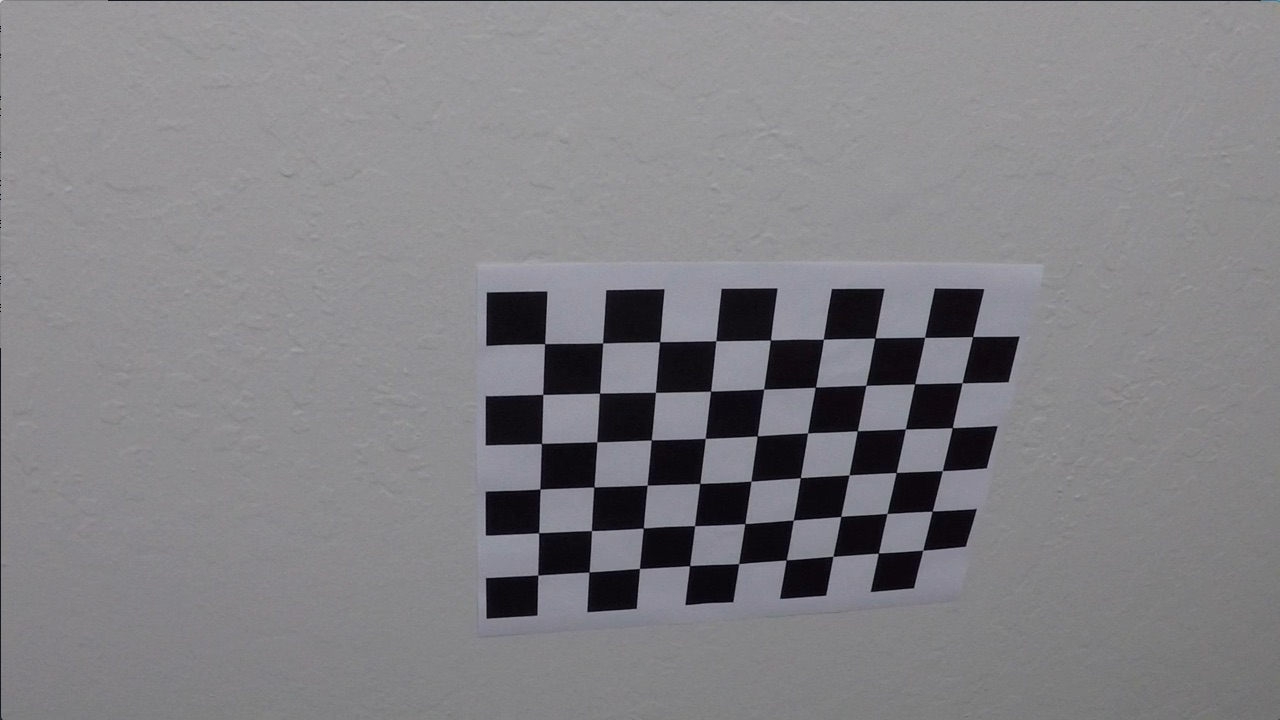
#> input picture camera_cal/calibration10.jpg, 1280 x 720 px; its folder holds only this picture in this run
$ jupyter execute --allow-errors 'Advanced Lane Finding.ipynb'   (shell and % lines are left out)   (older library calls are emulated)
#> lines starting #> are read from the running program, lines starting #| are printed output that depends on the picture; after the words box and inside, x2 and y2 are one past the last pixel; in counts of white or black regions, pixels touching at a corner belong together
## Advanced Lane Finding Project

The goals / steps of this project are the following:

* Compute the camera calibration matrix and distortion coefficients given a set of chessboard images.
* Apply a distortion correction to raw images.
* Use color transforms, gradients, etc., to create a thresholded binary image.
* Apply a perspective transform to rectify binary image ("birds-eye view").
* Detect lane pixels and fit to find the lane boundary.
* Determine the curvature of the lane and vehicle position with respect to center.
* Warp the detected lane boundaries back onto the original image.
* Output visual display of the lane boundaries and numerical estimation of lane curvature and vehicle position.

## Imports

[cell 1]
import numpy as np
import pandas as pd
import cv2
import os
import glob
import matplotlib.pyplot as plt
import pickle

## Camera calibration using chessboard images

[cell 2]
def calibrate():
    """
    This function is used to calibrate camera from images of chessboard
    captured from a camera for which camera matrix and distortion
    coefficients are to be calculated
    """
    # Create object points (0 0 0) ... (8 5 0)
    objp = np.zeros((9*6, 3), np.float32)

    # assign grid points to x and y keeping z as zero
    objp[:, :2] = np.mgrid[0:9, 0:6].T.reshape(-1, 2)

    # Stores all object points & img points from all images
    objpoints = []
    imgpoints = []

    # Get directory for all calibration images
    images = glob.glob('camera_cal/calibration*.jpg')

    for indx, fname in enumerate(images):

        img = cv2.imread(fname)
#> img is the input picture: shape (720, 1280, 3); mean B, G, R 133.1, 129.4, 130.2

        # Converting to grayclae - findChessboardCorners expects graysclae image
        gray = cv2.cvtColor(img, cv2.COLOR_BGR2GRAY)

        # Find inner corners of chess baord
        ret, corners = cv2.findChessboardCorners(gray, (9, 6), None)
#> ret = True; corners = 54 rows, first 8: [545.3, 343.1], [602.7, 342.8], [660.1, 341.3], [715.8, 340.7], [770.6, 340], [823.5, 339.2], [874.3, 338.5], [925.1, 337.4]

        if ret == True:
            objpoints.append(objp)
            imgpoints.append(corners)

    img_size = (img.shape[1], img.shape[0])

    # Calibrate camera
    ret, mtx, dist, rvecs, tvecs = cv2.calibrateCamera(objpoints, imgpoints, img_size, None, None)
#> ret = 0.68; mtx = [[1143.7, 0, 681.7], [0, 1109.2, 367.7], [0, 0, 1]]; dist = [[-0.515, 2.99, -0.00876, 0.00937, 1.41]]; rvecs = ([0.451, -0.252, 0.0361],); tvecs = ([-2.31, -0.422, 19.12],)

    # Save camera matrix and distortion coefficient to pickle file

    calibration_param = {}
    calibration_param['mtx'] = mtx
    calibration_param['dist'] = dist
    pickle.dump( calibration_param, open('camera_cal/calibration_pickle.pickle', 'wb') )

[cell 3]
calibrate()

## Undistorting image using camera matrix and distortion coefficient

[cell 4]
def undistort_img(img, cal_dir = 'camera_cal/calibration_pickle.pickle'):
    """
    'img' is the input image with distortion
    'cal_dir' = path to saved camera matrix and distortion coefficients
    given thses two inputs thia function undistorts the image
    """

    # Read saved file
    with open(cal_dir, mode = 'rb') as f:
        file = pickle.load(f)

    mtx = file['mtx'] # camera matrix
    dist = file['dist'] # Distortion coefficients

    undistorted_img = cv2.undistort(img, mtx, dist, None, mtx)

    return undistorted_img

### Testing undistorion on chessboard and sample road image

[cell 5]
img = cv2.imread('camera_cal/calibration1.jpg')
#> (the rest of this cell did not finish here and is left out)

[cell 6]
img = cv2.imread('test_images/test5.jpg')
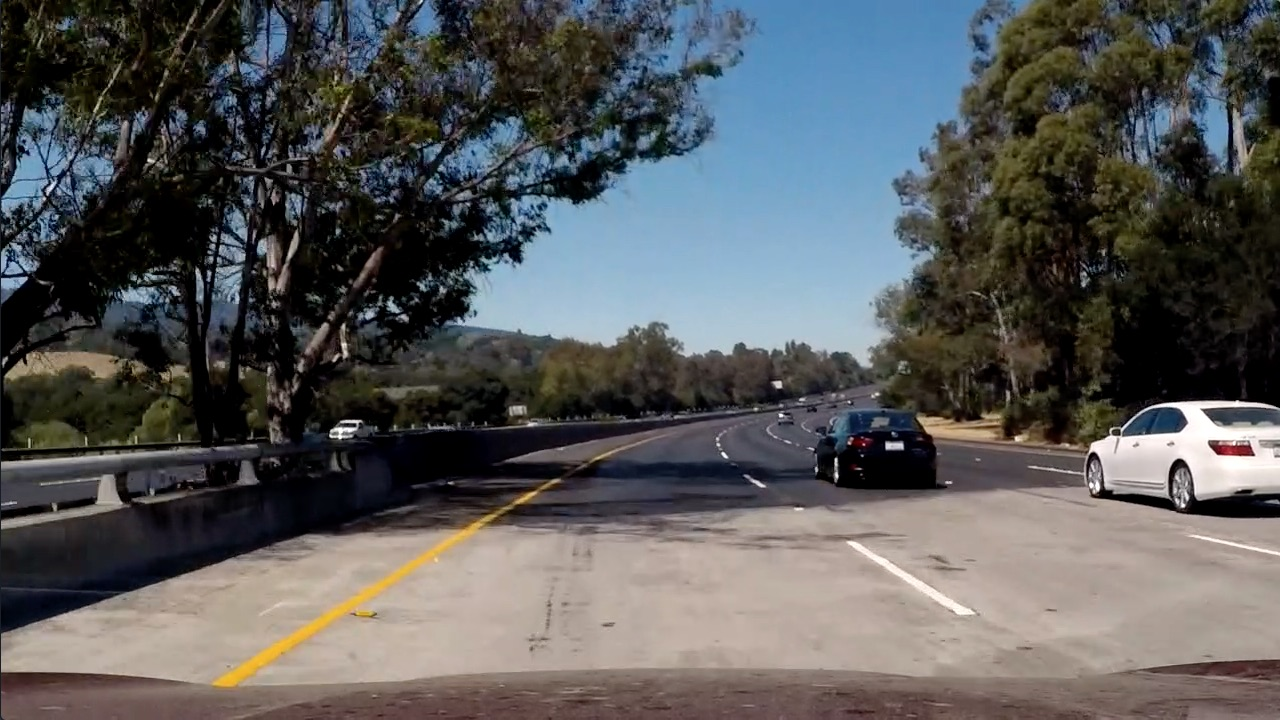
#> input picture test_images/test5.jpg, 1280 x 720 px
#> img is the input picture: shape (720, 1280, 3); mean B, G, R 89.8, 89.3, 88.5

#cv2 read in BGR formate where as matplotlib as RGB
img = cv2.cvtColor(img, cv2.COLOR_BGR2RGB)

undistorted_img = undistort_img(img)

f, (ax1, ax2) = plt.subplots(1, 2, figsize = (20, 10))

ax1.imshow(img)
ax1.set_title('Original image', fontsize = 15)

ax2.imshow(undistorted_img)
ax2.set_title('Undistorted image', fontsize = 15)
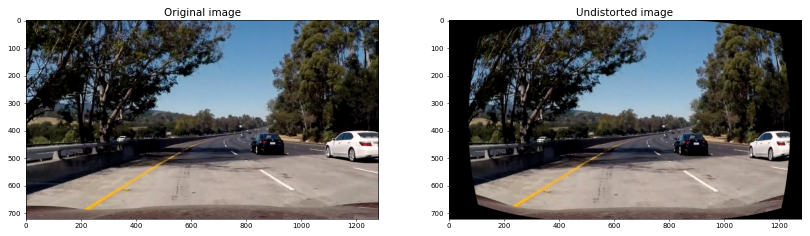
#> figure drawn by matplotlib, 2 panels

## Thresholding - Color thresholding and Gradient thresholding

[cell 7]
def img_threshold(img, s_thresh=(170, 255), sx_thresh=(20, 255)):
    """
    Given input image 'img' this function first undistorts it and then applies thresholding on
    the basis if x gradient values(computed using sobel operator) and saturation channel from HSL color space.
    The uppar and lower threshold are given in the argument.
    """
    # Undistort input image
    undistorted_img = undistort_img(img)

    # Convert to HLS color space and separate the all channels
    hls = cv2.cvtColor(img, cv2.COLOR_RGB2HLS)
#> hls: shape (720, 1280, 3); mean of channels 0, 1, 2 76.7, 89.2, 70.1

    h_channel = hls[:, :, 0] # Hue channel
    l_channel = hls[:, :, 1] # Lightness channel
    s_channel = hls[:, :, 2] # Satuaration channel

    # Using sobel operator in x direction
    sobelx = cv2.Sobel(l_channel, cv2.CV_64F, 1, 0)

    # Sobel gives -ve derivative when transitoin is from light pixels to dark pixels
    # so taking absolute values which just indicates strength of edge
    abs_sobelx = np.absolute(sobelx)

    # For consistency rescaling pixel values by mapping maximum pixel value in image to 255
    scaled_sobel = np.uint8(255*abs_sobelx/np.max(abs_sobelx))

    # Threshold x gradient
    sxbinary = np.zeros_like(scaled_sobel)
    sxbinary[(scaled_sobel >= sx_thresh[0]) & (scaled_sobel <= sx_thresh[1])] = 1

    # Threshold color channel
    s_binary = np.zeros_like(s_channel)
    s_binary[(s_channel >= s_thresh[0]) & (s_channel <= s_thresh[1])] = 1

    # Stack both thresholded images
    color_binary = np.dstack((np.zeros_like(sxbinary), sxbinary, s_binary)) * 255

    combined_binary = np.zeros_like(sxbinary)

    # making all the pixel 1 which are either part of x gradient thresholded image or color channel thresholded image
    combined_binary[(s_binary == 1) | (sxbinary == 1)] = 1

    # [13 lines of commented-out code are left out]

    return combined_binary, undistorted_img

[cell 8]
_, _ = img_threshold(cv2.imread('test_images/test5.jpg'))

## Perspective and Inverse perspective transform

[cell 9]
def perspective_transform(img):

    src = np.float32([[200, 720], [1100, 720], [595, 450], [685, 450]])
    dst = np.float32([[300, 720], [980, 720], [300, 0], [980, 0]])

    img_size = (img.shape[1],img.shape[0])

    # Given src and dst points, calculate the perspective transform matrix
    M = cv2.getPerspectiveTransform(src, dst)

    # Warp the image using OpenCV warpPerspective()
    warped = cv2.warpPerspective(img, M, img_size)

    return warped

def inv_perspective_transform(img):

    dst = np.float32([[200, 720], [1100, 720], [595, 450], [685, 450]])
    src = np.float32([[300, 720], [980, 720], [300, 0], [980, 0]])

    img_size = (img.shape[1],img.shape[0])

    # Given src and dst points, calculate the inverse-perspective transform matrix
    #(which is just perspective transform with src and dst interchanged)
    M = cv2.getPerspectiveTransform(src, dst)

    # Warp the image using OpenCV warpPerspective()
    warped = cv2.warpPerspective(img, M, img_size)

    return warped

def get_hist(img):
    hist = np.sum(img[img.shape[0]//2:,:], axis=0)
    return hist

[cell 10]
img = cv2.imread('test_images/test5.jpg')
img = cv2.cvtColor(img, cv2.COLOR_BGR2RGB)
threshold_img, undistorted_img = img_threshold(img)
#> call 2 of img_threshold, with s_thresh = (170, 255), sx_thresh = (20, 255)
#> in img_threshold (call 2), `h_channel = hls[:, :, 0]`:
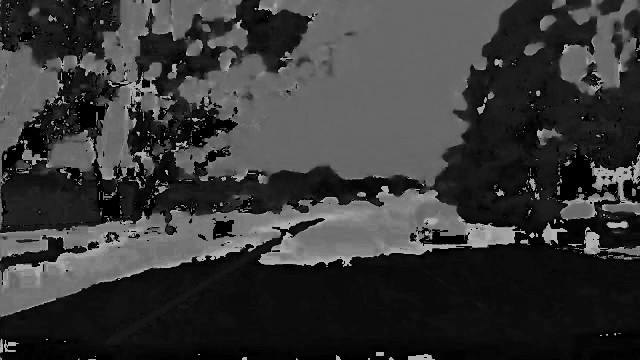
#> h_channel: shape (720, 1280) (shown at 1/2 size); min 0, max 180, mean 55.5
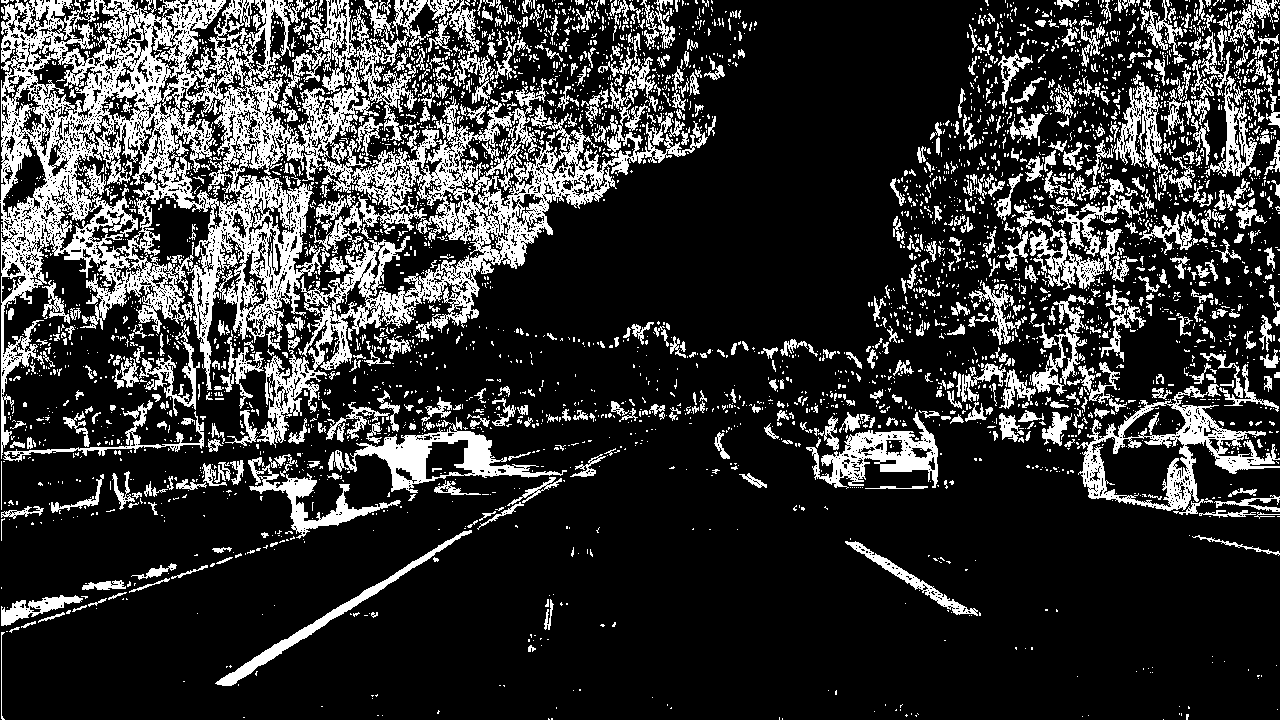
#> threshold_img: shape (720, 1280); values 0 (black) and 1 (white), 20.8% white; 4207 white regions (3523 under 20 px), largest, box (x1, y1, x2, y2) and area: (0, 0, 708, 459) 86355, (1077, 384, 1280, 511) 6376, (334, 417, 567, 493) 4542
warped_img = perspective_transform(threshold_img)
#> (the rest of the program and of its run is left out)
